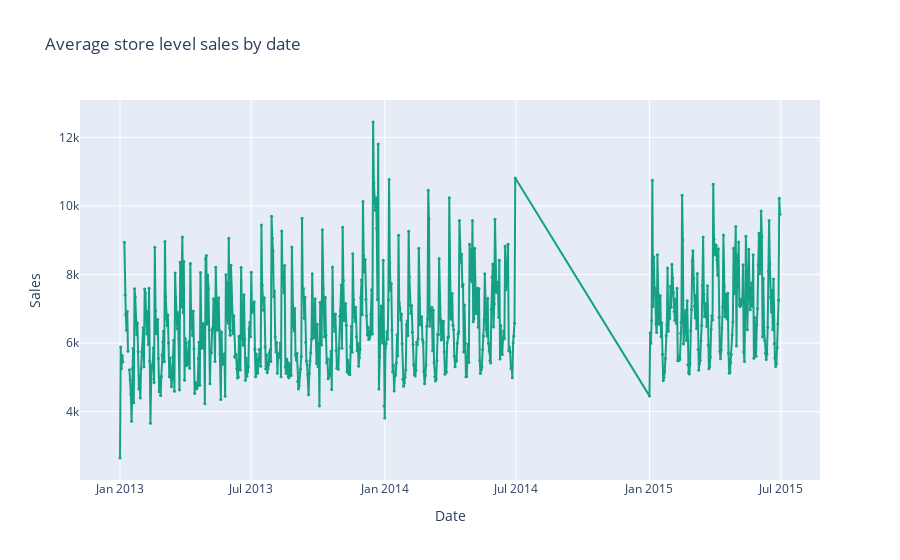

Write notebook code for a chart like this one.
### Markdown cell above
Let’s check if there are stores with incomplete timeline

### Code cell
# compute stores with incomplete timeline
sales_df['sales_date'] = pd.to_datetime(sales_df['sales_date'])
stores_summary = (sales_df.groupby('store')
                        .agg(min_date=('sales_date', 'min'),
                             max_date=('sales_date', 'max'),
                             no_days=('sales_date', 'nunique'))
                        .assign(no_days_complete=lambda x: x['max_date'] - x['min_date'] + pd.Timedelta(days=1))
                        .reset_index())
stores_summary['no_days_complete'] = stores_summary['no_days_complete'].dt.days
stores_with_incomplete_timeline = stores_summary.loc[stores_summary['no_days'] < stores_summary['no_days_complete'], 'store']

# plot average store level sales by date for stores with incomplete timeline
sales_non_complete = sales_df.loc[sales_df['store'].isin(stores_with_incomplete_timeline)]
sales_non_complete = (sales_non_complete.groupby('sales_date')
                        .agg(sales_per_day=('sales', 'sum'),
                             no_stores_per_day=('open_flag', 'sum'))
                        .assign(avg_sales_per_store=lambda x: x['sales_per_day']/x['no_stores_per_day'])
                        .reset_index())
fig = go.Figure()
fig.add_trace(go.Scatter(x=sales_non_complete['sales_date'], y=sales_non_complete['avg_sales_per_store'],
                         mode='lines+markers', line=dict(color='blue', width=1)))
fig.update_traces(mode='markers+lines', marker=dict(size=3, color='#16a085'), line=dict(color='#16a085', width=2))
fig.update_layout(title='Average store level sales by date',
                  xaxis_title='Date',
                  yaxis_title='Sales')
fig.show()

### Figure 1 — Plotly figure (JSON) as saved in the notebook; plotly's stock layout.template omitted (floating-point values rounded to 4 significant figures; data arrays with more than 128 entries replaced by an {"elided": "..."} marker saying what was removed)
{"data": [{"line": {"color": "#16a085", "width": 2}, "marker": {"color": "#16a085", "size": 3}, "mode": "markers+lines", "type": "scatter", "x": {"elided": "727 str values"}, "y": {"elided": "727 float values"}}], "layout": {"title": {"text": "Average store level sales by date"}, "xaxis": {"title": {"text": "Date"}}, "yaxis": {"title": {"text": "Sales"}}}}
